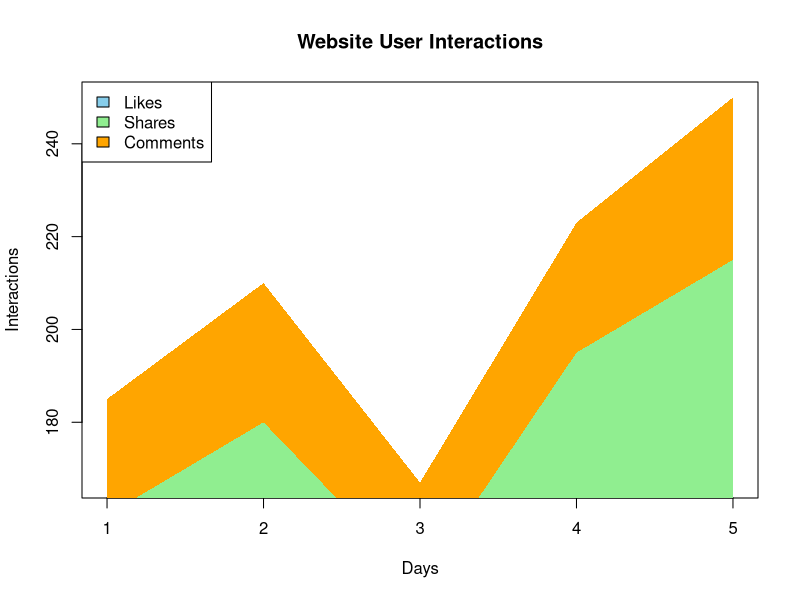

The R script that drew this image:
# Website User Interaction Data

Date <- 1:5

Likes <- c(120,135,110,145,160)
Shares <- c(40,45,35,50,55)
Comments <- c(25,30,22,28,35)

# Cumulative values
Share_Total <- Likes + Shares
Comment_Total <- Likes + Shares + Comments

# Plot empty graph
plot(Date, Comment_Total,
     type="n",
     xlab="Days",
     ylab="Interactions",
     main="Website User Interactions")

# Area for Likes
polygon(c(Date, rev(Date)),
        c(Likes, rep(0,5)),
        col="skyblue",
        border=NA)

# Area for Shares
polygon(c(Date, rev(Date)),
        c(Share_Total, rev(Likes)),
        col="lightgreen",
        border=NA)

# Area for Comments
polygon(c(Date, rev(Date)),
        c(Comment_Total, rev(Share_Total)),
        col="orange",
        border=NA)

legend("topleft",
       legend=c("Likes","Shares","Comments"),
       fill=c("skyblue","lightgreen","orange"))
